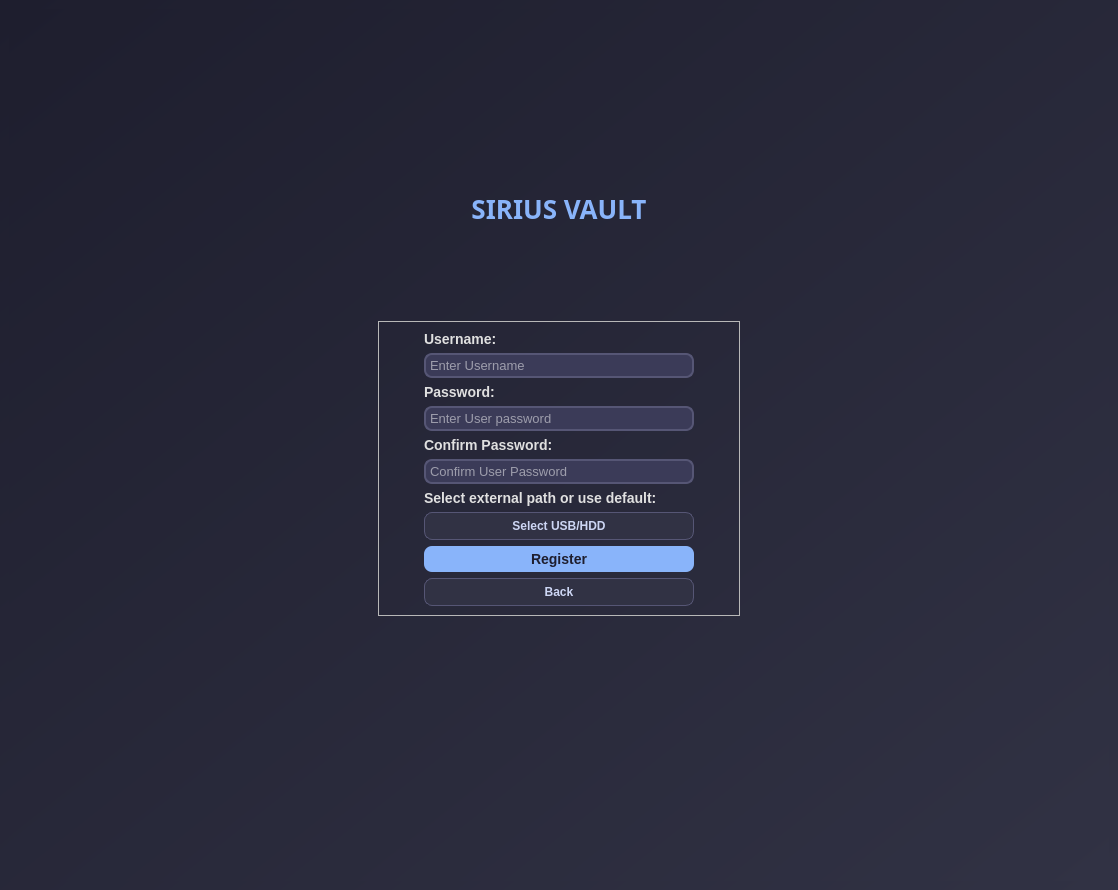
<?xml version="1.0" encoding="UTF-8"?>
<ui version="4.0">
 <class>MainWindow</class>
 <widget class="QMainWindow" name="MainWindow">
  <property name="windowModality">
   <enum>Qt::ApplicationModal</enum>
  </property>
  <property name="geometry">
   <rect>
    <x>0</x>
    <y>0</y>
    <width>1118</width>
    <height>890</height>
   </rect>
  </property>
  <property name="windowTitle">
   <string>SIRIUS VAULT</string>
  </property>
  <property name="windowIcon">
   <iconset>
    <normaloff>../../../../../../SiriusVault/src/ico/siriusvault.ico</normaloff>../../../../../../SiriusVault/src/ico/siriusvault.ico</iconset>
  </property>
  <property name="autoFillBackground">
   <bool>false</bool>
  </property>
  <property name="styleSheet">
   <string notr="true"/>
  </property>
  <widget class="QWidget" name="centralwidget">
   <property name="styleSheet">
    <string notr="true">#centralwidget {
    background-color: qlineargradient(spread:pad, x1:0, y1:0, x2:1, y2:1, stop:0 #1e1e2e, stop:1 #313244);
}</string>
   </property>
   <layout class="QGridLayout" name="gridLayout">
    <item row="3" column="0">
     <widget class="QStackedWidget" name="stackedWidget">
      <property name="currentIndex">
       <number>1</number>
      </property>
      <widget class="QWidget" name="login_page">
       <property name="styleSheet">
        <string notr="true">QWidget{
    background-color: qlineargradient(spread:pad, x1:0, y1:0, x2:1, y2:1, stop:0 #1e1e2e, stop:1 #313244);
}</string>
       </property>
       <layout class="QGridLayout" name="gridLayout_2">
        <item row="0" column="1">
         <spacer name="verticalSpacer">
          <property name="orientation">
           <enum>Qt::Vertical</enum>
          </property>
          <property name="sizeType">
           <enum>QSizePolicy::Expanding</enum>
          </property>
          <property name="sizeHint" stdset="0">
           <size>
            <width>20</width>
            <height>186</height>
           </size>
          </property>
         </spacer>
        </item>
        <item row="1" column="1">
         <widget class="QLabel" name="label_title">
          <property name="sizePolicy">
           <sizepolicy hsizetype="Preferred" vsizetype="Preferred">
            <horstretch>0</horstretch>
            <verstretch>0</verstretch>
           </sizepolicy>
          </property>
          <property name="minimumSize">
           <size>
            <width>362</width>
            <height>55</height>
           </size>
          </property>
          <property name="font">
           <font>
            <family>Yu Gothic UI Semibold</family>
            <pointsize>-1</pointsize>
            <italic>false</italic>
            <bold>true</bold>
           </font>
          </property>
          <property name="styleSheet">
           <string notr="true">QLabel {
    font-size: 26px;
    color: #89b4fa;
    font-weight: bold;
    margin-bottom: 20px;
    background-color: transparent;
}</string>
          </property>
          <property name="text">
           <string>SIRIUS VAULT</string>
          </property>
          <property name="alignment">
           <set>Qt::AlignCenter</set>
          </property>
         </widget>
        </item>
        <item row="2" column="1">
         <spacer name="verticalSpacer_2">
          <property name="orientation">
           <enum>Qt::Vertical</enum>
          </property>
          <property name="sizeType">
           <enum>QSizePolicy::Expanding</enum>
          </property>
          <property name="sizeHint" stdset="0">
           <size>
            <width>20</width>
            <height>29</height>
           </size>
          </property>
         </spacer>
        </item>
        <item row="3" column="0">
         <spacer name="horizontalSpacer">
          <property name="orientation">
           <enum>Qt::Horizontal</enum>
          </property>
          <property name="sizeHint" stdset="0">
           <size>
            <width>351</width>
            <height>20</height>
           </size>
          </property>
         </spacer>
        </item>
        <item row="3" column="1">
         <widget class="QFrame" name="login_card">
          <property name="sizePolicy">
           <sizepolicy hsizetype="Preferred" vsizetype="Preferred">
            <horstretch>0</horstretch>
            <verstretch>0</verstretch>
           </sizepolicy>
          </property>
          <property name="frameShape">
           <enum>QFrame::StyledPanel</enum>
          </property>
          <property name="frameShadow">
           <enum>QFrame::Raised</enum>
          </property>
          <layout class="QGridLayout" name="gridLayout_6">
           <item row="1" column="1">
            <layout class="QGridLayout" name="gridLayout_3">
             <item row="2" column="0">
              <widget class="QLabel" name="label_5">
               <property name="styleSheet">
                <string notr="true">QLabel {
    color: #e0e0e0;
    font-family: &quot;Segoe UI&quot;, sans-serif;
    font-size: 14px;
    font-weight: bold;
    background-color: transparent;
}</string>
               </property>
               <property name="text">
                <string>Password:</string>
               </property>
              </widget>
             </item>
             <item row="1" column="0">
              <widget class="QLineEdit" name="input_username_log">
               <property name="styleSheet">
                <string notr="true">QLineEdit {
    background-color: #3b3b58;
    border: 2px solid #565675;
    border-radius: 8px;
    color: #ffffff;
    padding: 2px;
    font-size: 13px;
}

QLineEdit:focus {
    border: 2px solid #89b4fa;
    background-color: #454560;
}</string>
               </property>
               <property name="placeholderText">
                <string>Enter Username</string>
               </property>
               <property name="clearButtonEnabled">
                <bool>true</bool>
               </property>
              </widget>
             </item>
             <item row="3" column="0">
              <widget class="QLineEdit" name="input_user_password_log">
               <property name="styleSheet">
                <string notr="true">QLineEdit {
    background-color: #3b3b58;
    border: 2px solid #565675;
    border-radius: 8px;
    color: #ffffff;
    padding: 2px;
    font-size: 13px;
}

QLineEdit:focus {
    border: 2px solid #89b4fa;
    background-color: #454560;
}</string>
               </property>
               <property name="echoMode">
                <enum>QLineEdit::Password</enum>
               </property>
               <property name="placeholderText">
                <string>Enter User password</string>
               </property>
              </widget>
             </item>
             <item row="0" column="0">
              <widget class="QLabel" name="label_6">
               <property name="styleSheet">
                <string notr="true">QLabel {
    color: #e0e0e0;
    font-family: &quot;Segoe UI&quot;, sans-serif;
    font-size: 14px;
    font-weight: bold;
    background-color: transparent;
}</string>
               </property>
               <property name="text">
                <string>Username:</string>
               </property>
              </widget>
             </item>
             <item row="4" column="0">
              <widget class="QPushButton" name="btn_login">
               <property name="styleSheet">
                <string notr="true">QPushButton {
    background-color: #89b4fa;
    color: #1e1e2e;
    border-radius: 8px;
    padding: 5px;
    font-weight: bold;
    font-size: 14px;
}

QPushButton:hover {
    background-color: #b4befe;
    cursor: pointer;
}

QPushButton:pressed {
    background-color: #74c7ec;
    padding-left: 12px;
}</string>
               </property>
               <property name="text">
                <string>Login</string>
               </property>
               <property name="autoDefault">
                <bool>false</bool>
               </property>
               <property name="default">
                <bool>true</bool>
               </property>
              </widget>
             </item>
            </layout>
           </item>
           <item row="1" column="0">
            <spacer name="horizontalSpacer_7">
             <property name="orientation">
              <enum>Qt::Horizontal</enum>
             </property>
             <property name="sizeType">
              <enum>QSizePolicy::Fixed</enum>
             </property>
             <property name="sizeHint" stdset="0">
              <size>
               <width>36</width>
               <height>36</height>
              </size>
             </property>
            </spacer>
           </item>
           <item row="3" column="1">
            <spacer name="verticalSpacer_5">
             <property name="orientation">
              <enum>Qt::Vertical</enum>
             </property>
             <property name="sizeType">
              <enum>QSizePolicy::Expanding</enum>
             </property>
             <property name="sizeHint" stdset="0">
              <size>
               <width>36</width>
               <height>36</height>
              </size>
             </property>
            </spacer>
           </item>
           <item row="1" column="2">
            <spacer name="horizontalSpacer_8">
             <property name="orientation">
              <enum>Qt::Horizontal</enum>
             </property>
             <property name="sizeType">
              <enum>QSizePolicy::Fixed</enum>
             </property>
             <property name="sizeHint" stdset="0">
              <size>
               <width>36</width>
               <height>36</height>
              </size>
             </property>
            </spacer>
           </item>
           <item row="0" column="1">
            <spacer name="verticalSpacer_7">
             <property name="orientation">
              <enum>Qt::Vertical</enum>
             </property>
             <property name="sizeType">
              <enum>QSizePolicy::Expanding</enum>
             </property>
             <property name="sizeHint" stdset="0">
              <size>
               <width>36</width>
               <height>36</height>
              </size>
             </property>
            </spacer>
           </item>
           <item row="2" column="1">
            <layout class="QHBoxLayout" name="horizontalLayout">
             <item>
              <widget class="QPushButton" name="btn_register_log">
               <property name="focusPolicy">
                <enum>Qt::ClickFocus</enum>
               </property>
               <property name="styleSheet">
                <string notr="true">QPushButton {
    background-color: #313244;
    border: 1px solid #565675;
    color: #cdd6f4;
    font-size: 12px;
	font-weight: bold;
    padding: 6px;
    border-radius: 8px;
}

QPushButton:hover {
    background-color: #45475a;
    border: 1px solid #89b4fa;
    color: #ffffff;
	cursor: pointer;
}

QPushButton:pressed {
    background-color: #585b70;
	padding-top: 10px;
    padding-bottom: 6px
}</string>
               </property>
               <property name="text">
                <string>Register</string>
               </property>
              </widget>
             </item>
             <item>
              <widget class="QPushButton" name="btn_ext_storage_log">
               <property name="focusPolicy">
                <enum>Qt::ClickFocus</enum>
               </property>
               <property name="styleSheet">
                <string notr="true">QPushButton {
    background-color: #313244;
    border: 1px solid #565675;
    color: #cdd6f4;
    font-size: 12px;
	font-weight: bold;
    padding: 6px;
    border-radius: 8px;
}

QPushButton:hover {
    background-color: #45475a;
    border: 1px solid #89b4fa;
    color: #ffffff;
	cursor: pointer;
}

QPushButton:pressed {
    background-color: #585b70;
	padding-top: 10px;
    padding-bottom: 6px;
}</string>
               </property>
               <property name="text">
                <string>Select USB/HDD</string>
               </property>
              </widget>
             </item>
            </layout>
           </item>
          </layout>
         </widget>
        </item>
        <item row="3" column="2">
         <spacer name="horizontalSpacer_2">
          <property name="orientation">
           <enum>Qt::Horizontal</enum>
          </property>
          <property name="sizeHint" stdset="0">
           <size>
            <width>351</width>
            <height>20</height>
           </size>
          </property>
         </spacer>
        </item>
        <item row="4" column="1">
         <spacer name="verticalSpacer_3">
          <property name="orientation">
           <enum>Qt::Vertical</enum>
          </property>
          <property name="sizeHint" stdset="0">
           <size>
            <width>20</width>
            <height>269</height>
           </size>
          </property>
         </spacer>
        </item>
       </layout>
      </widget>
      <widget class="QWidget" name="register_page">
       <property name="styleSheet">
        <string notr="true">#register_page {
    background-color: qlineargradient(spread:pad, x1:0, y1:0, x2:1, y2:1, stop:0 #1e1e2e, stop:1 #313244);
}</string>
       </property>
       <layout class="QGridLayout" name="gridLayout_5">
        <item row="0" column="1">
         <spacer name="verticalSpacer_8">
          <property name="orientation">
           <enum>Qt::Vertical</enum>
          </property>
          <property name="sizeType">
           <enum>QSizePolicy::Expanding</enum>
          </property>
          <property name="sizeHint" stdset="0">
           <size>
            <width>20</width>
            <height>173</height>
           </size>
          </property>
         </spacer>
        </item>
        <item row="1" column="1">
         <widget class="QLabel" name="label_title_2">
          <property name="sizePolicy">
           <sizepolicy hsizetype="Preferred" vsizetype="Preferred">
            <horstretch>0</horstretch>
            <verstretch>0</verstretch>
           </sizepolicy>
          </property>
          <property name="minimumSize">
           <size>
            <width>362</width>
            <height>55</height>
           </size>
          </property>
          <property name="font">
           <font>
            <family>Yu Gothic UI Semibold</family>
            <pointsize>-1</pointsize>
            <italic>false</italic>
            <bold>true</bold>
           </font>
          </property>
          <property name="styleSheet">
           <string notr="true">QLabel {
    font-size: 26px;
    color: #89b4fa;
    font-weight: bold;
    margin-bottom: 20px;
    background-color: transparent;
}</string>
          </property>
          <property name="text">
           <string>SIRIUS VAULT</string>
          </property>
          <property name="alignment">
           <set>Qt::AlignCenter</set>
          </property>
         </widget>
        </item>
        <item row="2" column="1">
         <spacer name="verticalSpacer_4">
          <property name="orientation">
           <enum>Qt::Vertical</enum>
          </property>
          <property name="sizeType">
           <enum>QSizePolicy::Expanding</enum>
          </property>
          <property name="sizeHint" stdset="0">
           <size>
            <width>20</width>
            <height>15</height>
           </size>
          </property>
         </spacer>
        </item>
        <item row="3" column="0">
         <spacer name="horizontalSpacer_3">
          <property name="orientation">
           <enum>Qt::Horizontal</enum>
          </property>
          <property name="sizeHint" stdset="0">
           <size>
            <width>351</width>
            <height>20</height>
           </size>
          </property>
         </spacer>
        </item>
        <item row="3" column="1">
         <widget class="QFrame" name="register_card">
          <property name="sizePolicy">
           <sizepolicy hsizetype="Preferred" vsizetype="Preferred">
            <horstretch>0</horstretch>
            <verstretch>0</verstretch>
           </sizepolicy>
          </property>
          <property name="frameShape">
           <enum>QFrame::StyledPanel</enum>
          </property>
          <property name="frameShadow">
           <enum>QFrame::Raised</enum>
          </property>
          <layout class="QGridLayout" name="gridLayout_7">
           <item row="0" column="2">
            <spacer name="horizontalSpacer_10">
             <property name="orientation">
              <enum>Qt::Horizontal</enum>
             </property>
             <property name="sizeType">
              <enum>QSizePolicy::Fixed</enum>
             </property>
             <property name="sizeHint" stdset="0">
              <size>
               <width>36</width>
               <height>36</height>
              </size>
             </property>
            </spacer>
           </item>
           <item row="0" column="0">
            <spacer name="horizontalSpacer_9">
             <property name="orientation">
              <enum>Qt::Horizontal</enum>
             </property>
             <property name="sizeType">
              <enum>QSizePolicy::Fixed</enum>
             </property>
             <property name="sizeHint" stdset="0">
              <size>
               <width>36</width>
               <height>36</height>
              </size>
             </property>
            </spacer>
           </item>
           <item row="0" column="1">
            <layout class="QGridLayout" name="gridLayout_4">
             <item row="6" column="0">
              <widget class="QLineEdit" name="input_confirm_user_password_reg">
               <property name="styleSheet">
                <string notr="true">QLineEdit {
    background-color: #3b3b58;
    border: 2px solid #565675;
    border-radius: 8px;
    color: #ffffff;
    padding: 2px;
    font-size: 13px;
}

QLineEdit:focus {
    border: 2px solid #89b4fa;
    background-color: #454560;
}</string>
               </property>
               <property name="echoMode">
                <enum>QLineEdit::Password</enum>
               </property>
               <property name="placeholderText">
                <string>Confirm User Password</string>
               </property>
              </widget>
             </item>
             <item row="9" column="0">
              <widget class="QPushButton" name="btn_register_reg">
               <property name="toolTipDuration">
                <number>-4</number>
               </property>
               <property name="styleSheet">
                <string notr="true">QPushButton {
    background-color: #89b4fa;
    color: #1e1e2e;
    border-radius: 8px;
    padding: 5px;
    font-weight: bold;
    font-size: 14px;
}

QPushButton:hover {
    background-color: #b4befe;
    cursor: pointer;
}

QPushButton:pressed {
    background-color: #74c7ec;
    padding-left: 12px;
}
</string>
               </property>
               <property name="text">
                <string>Register</string>
               </property>
               <property name="checkable">
                <bool>false</bool>
               </property>
               <property name="autoDefault">
                <bool>false</bool>
               </property>
               <property name="default">
                <bool>true</bool>
               </property>
              </widget>
             </item>
             <item row="7" column="0">
              <widget class="QLabel" name="label_2">
               <property name="styleSheet">
                <string notr="true">QLabel {
    color: #e0e0e0;
    font-family: &quot;Segoe UI&quot;, sans-serif;
    font-size: 14px;
    font-weight: bold;
    background-color: transparent;
}</string>
               </property>
               <property name="text">
                <string>Select external path or use default:</string>
               </property>
              </widget>
             </item>
             <item row="5" column="0">
              <widget class="QLabel" name="label">
               <property name="styleSheet">
                <string notr="true">QLabel {
    color: #e0e0e0;
    font-family: &quot;Segoe UI&quot;, sans-serif;
    font-size: 14px;
    font-weight: bold;
    background-color: transparent;
}</string>
               </property>
               <property name="text">
                <string>Confirm Password:</string>
               </property>
              </widget>
             </item>
             <item row="2" column="0">
              <widget class="QLabel" name="label_7">
               <property name="styleSheet">
                <string notr="true">QLabel {
    color: #e0e0e0;
    font-family: &quot;Segoe UI&quot;, sans-serif;
    font-size: 14px;
    font-weight: bold;
    background-color: transparent;
}</string>
               </property>
               <property name="text">
                <string>Password:</string>
               </property>
              </widget>
             </item>
             <item row="0" column="0">
              <widget class="QLabel" name="label_8">
               <property name="styleSheet">
                <string notr="true">QLabel {
    color: #e0e0e0;
    font-family: &quot;Segoe UI&quot;, sans-serif;
    font-size: 14px;
    font-weight: bold;
    background-color: transparent;
}</string>
               </property>
               <property name="text">
                <string>Username:</string>
               </property>
              </widget>
             </item>
             <item row="4" column="0">
              <widget class="QLineEdit" name="input_user_password_reg">
               <property name="styleSheet">
                <string notr="true">QLineEdit {
    background-color: #3b3b58;
    border: 2px solid #565675;
    border-radius: 8px;
    color: #ffffff;
    padding: 2px;
    font-size: 13px;
}

QLineEdit:focus {
    border: 2px solid #89b4fa;
    background-color: #454560;
}</string>
               </property>
               <property name="echoMode">
                <enum>QLineEdit::Password</enum>
               </property>
               <property name="placeholderText">
                <string>Enter User password</string>
               </property>
              </widget>
             </item>
             <item row="1" column="0">
              <widget class="QLineEdit" name="input_username_reg">
               <property name="styleSheet">
                <string notr="true">QLineEdit {
    background-color: #3b3b58;
    border: 2px solid #565675;
    border-radius: 8px;
    color: #ffffff;
    padding: 2px;
    font-size: 13px;
}

QLineEdit:focus {
    border: 2px solid #89b4fa;
    background-color: #454560;
}</string>
               </property>
               <property name="placeholderText">
                <string>Enter Username</string>
               </property>
               <property name="clearButtonEnabled">
                <bool>true</bool>
               </property>
              </widget>
             </item>
             <item row="8" column="0">
              <widget class="QPushButton" name="btn_ext_storage_reg">
               <property name="focusPolicy">
                <enum>Qt::ClickFocus</enum>
               </property>
               <property name="toolTip">
                <string>Select USB/HDD if you want your vaults on external storage; otherwise, leave it blank. Setup will be done to the default location.</string>
               </property>
               <property name="styleSheet">
                <string notr="true">QPushButton {
    background-color: #313244;
    border: 1px solid #565675;
    color: #cdd6f4;
    font-size: 12px;
	font-weight: bold;
    padding: 6px;
    border-radius: 8px;
}

QPushButton:hover {
    background-color: #45475a;
    border: 1px solid #89b4fa;
    color: #ffffff;
	cursor: pointer;
}

QPushButton:pressed {
    background-color: #585b70;
	padding-top: 10px;
    padding-bottom: 6px;
}

QToolTip {
    background-color: #313244;
    color: #cdd6f4;
    border: 1px solid #89b4fa;
    border-radius: 4px;
    padding: 5px;
    font-size: 12px;
}</string>
               </property>
               <property name="text">
                <string>Select USB/HDD</string>
               </property>
              </widget>
             </item>
             <item row="10" column="0">
              <widget class="QPushButton" name="btn_back_reg">
               <property name="styleSheet">
                <string notr="true">QPushButton {
    background-color: #313244;
    border: 1px solid #565675;
    color: #cdd6f4;
    font-size: 12px;
	font-weight: bold;
    padding: 6px;
    border-radius: 8px;
}

QPushButton:hover {
    background-color: #45475a;
    border: 1px solid #89b4fa;
    color: #ffffff;
	cursor: pointer;
}

QPushButton:pressed {
    background-color: #585b70;
	padding-top: 10px;
    padding-bottom: 6px;
}</string>
               </property>
               <property name="text">
                <string>Back</string>
               </property>
              </widget>
             </item>
            </layout>
           </item>
          </layout>
         </widget>
        </item>
        <item row="3" column="2">
         <spacer name="horizontalSpacer_4">
          <property name="orientation">
           <enum>Qt::Horizontal</enum>
          </property>
          <property name="sizeHint" stdset="0">
           <size>
            <width>351</width>
            <height>20</height>
           </size>
          </property>
         </spacer>
        </item>
        <item row="4" column="1">
         <spacer name="verticalSpacer_6">
          <property name="orientation">
           <enum>Qt::Vertical</enum>
          </property>
          <property name="sizeType">
           <enum>QSizePolicy::Expanding</enum>
          </property>
          <property name="sizeHint" stdset="0">
           <size>
            <width>20</width>
            <height>256</height>
           </size>
          </property>
         </spacer>
        </item>
       </layout>
      </widget>
     </widget>
    </item>
   </layout>
  </widget>
 </widget>
 <resources/>
 <connections/>
</ui>
